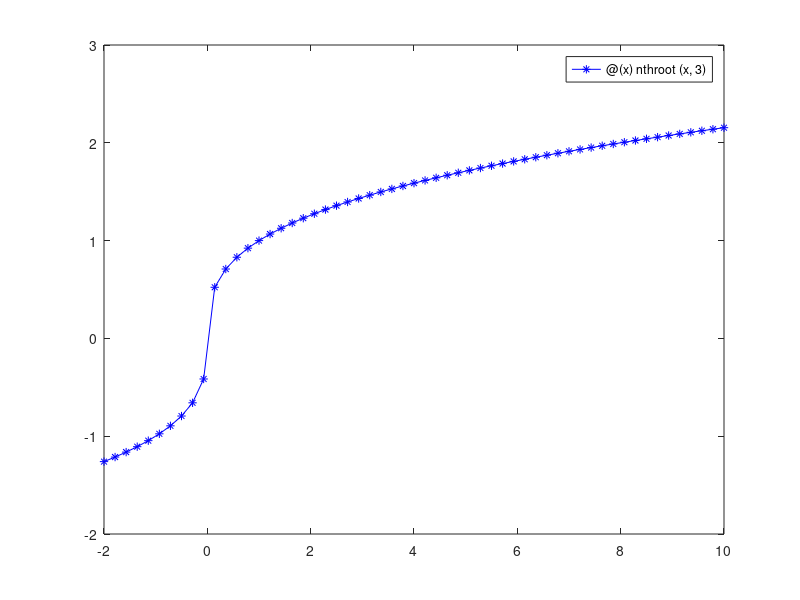

MATLAB code for this plot: (Note: this script raises an error after producing the figure.)
clc
clear
y_in=[ 1.58740105 1.709976 1.81712059 1.912931 2.000];
x_in = [4:8];
n_max=size(x_in,2);
s='Enter the value of X to interpolate : ';
x=input(s);
fplot(@(x) nthroot(x,3),[-2 10],'b-*');
for n=2:n_max
%x_in1=x_in(1:n);
%y_in1=y_in(1:n);
hold on;
Best_LP(x,x_in,y_in,n);
%legend('-DynamicLegend');
%hold all;   
%fplot(@(x)lagrange_inter(x,x_in1,y_in1),[4 8],'DisplayName',strcat('Order ',num2str(n)));
%fplot(@(x)lagrange_inter(x,x_in1,y_in1),[4 8]);
end
legend('X^{(1/3)}','P_1(x)','P_2(x)','P_3(x)','P_4(x)','Location','SouthEast')
xlabel('X')
ylabel('Interpolated Y')
title('Lagrange polynomial interpolation')